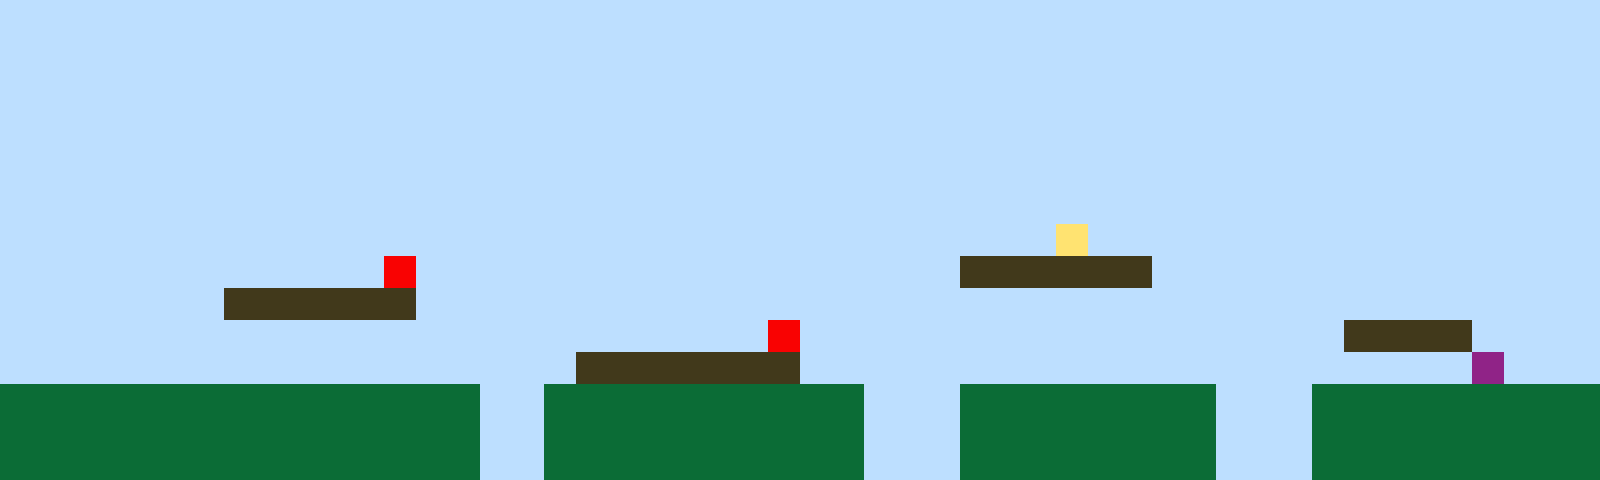

Rendered tile map (Tiled .tmx) drawn with the repository's tilesets; below, a short description and the full map source, tile grids included:
An orthogonal 50x15 tile map with 32x32 px tiles, 1 tile layer (Tile Layer 1).

<map version="1.10" tiledversion="1.11.2" orientation="orthogonal" renderorder="right-up" width="50" height="15" tilewidth="32" tileheight="32" infinite="0" nextlayerid="2" nextobjectid="1"><editorsettings><export target="map1.csv" format="csv" /></editorsettings><tileset firstgid="1" name="sprites" tilewidth="32" tileheight="32" tilecount="6" columns="3"><image source="sprites.png" width="96" height="64" /></tileset><layer id="1" name="Tile Layer 1" width="50" height="15"><data encoding="csv">1,1,1,1,1,1,1,1,1,1,1,1,1,1,1,1,1,1,1,1,1,1,1,1,1,1,1,1,1,1,1,1,1,1,1,1,1,1,1,1,1,1,1,1,1,1,1,1,1,1,1,1,1,1,1,1,1,1,1,1,1,1,1,1,1,1,1,1,1,1,1,1,1,1,1,1,1,1,1,1,1,1,1,1,1,1,1,1,1,1,1,1,1,1,1,1,1,1,1,1,1,1,1,1,1,1,1,1,1,1,1,1,1,1,1,1,1,1,1,1,1,1,1,1,1,1,1,1,1,1,1,1,1,1,1,1,1,1,1,1,1,1,1,1,1,1,1,1,1,1,1,1,1,1,1,1,1,1,1,1,1,1,1,1,1,1,1,1,1,1,1,1,1,1,1,1,1,1,1,1,1,1,1,1,1,1,1,1,1,1,1,1,1,1,1,1,1,1,1,1,1,1,1,1,1,1,1,1,1,1,1,1,1,1,1,1,1,1,1,1,1,1,1,1,1,1,1,1,1,1,1,1,1,1,1,1,1,1,1,1,1,1,1,1,1,1,1,1,1,1,1,1,1,1,1,1,1,1,1,1,1,1,1,1,1,1,1,1,1,1,1,1,1,1,1,1,1,1,1,1,1,1,1,1,1,1,1,1,1,1,1,1,1,1,1,1,1,1,1,1,1,1,1,1,1,1,1,1,1,1,1,1,1,1,1,1,1,1,1,1,1,1,1,1,1,1,1,1,1,1,1,1,1,1,1,1,1,1,1,1,1,1,1,1,1,1,1,1,1,1,1,1,1,1,1,1,1,1,1,1,1,1,1,1,1,1,1,1,1,1,1,1,1,1,1,1,1,1,1,1,1,1,1,4,1,1,1,1,1,1,1,1,1,1,1,1,1,1,1,1,1,1,1,1,1,1,1,1,1,1,1,1,5,1,1,1,1,1,1,1,1,1,1,1,1,1,1,1,1,1,3,3,3,3,3,3,1,1,1,1,1,1,1,1,1,1,1,1,1,1,1,1,1,1,1,1,1,3,3,3,3,3,3,1,1,1,1,1,1,1,1,1,1,1,1,1,1,1,1,1,1,1,1,1,1,1,1,1,1,1,1,1,1,1,1,1,1,1,1,1,1,1,1,1,1,1,1,1,1,1,1,1,1,1,1,1,1,1,1,1,1,1,1,1,5,1,1,1,1,1,1,1,1,1,1,1,1,1,1,1,1,1,3,3,3,3,1,1,1,1,1,1,1,1,1,1,1,1,1,1,1,1,1,1,1,1,1,1,3,3,3,3,3,3,3,1,1,1,1,1,1,1,1,1,1,1,1,1,1,1,1,1,1,1,1,1,6,1,1,1,2,2,2,2,2,2,2,2,2,2,2,2,2,2,2,1,1,2,2,2,2,2,2,2,2,2,2,1,1,1,2,2,2,2,2,2,2,2,1,1,1,2,2,2,2,2,2,2,2,2,2,2,2,2,2,2,2,2,2,2,2,2,2,2,2,1,1,2,2,2,2,2,2,2,2,2,2,1,1,1,2,2,2,2,2,2,2,2,1,1,1,2,2,2,2,2,2,2,2,2,2,2,2,2,2,2,2,2,2,2,2,2,2,2,2,1,1,2,2,2,2,2,2,2,2,2,2,1,1,1,2,2,2,2,2,2,2,2,1,1,1,2,2,2,2,2,2,2,2,2</data></layer></map>
